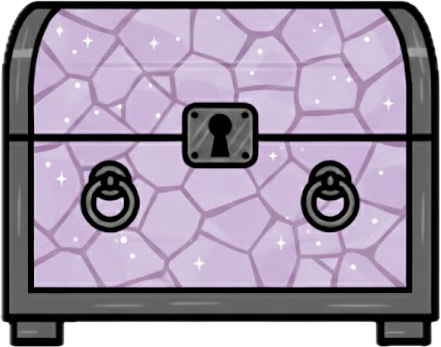
#> input picture assets/bauli/epico.png, 441 x 347 px
$ python generate_hitbox.py bauli/epico.png
#> lines starting #> are read from the running program, lines starting #| are printed output that depends on the picture; after the words box and inside, x2 and y2 are one past the last pixel; in counts of white or black regions, pixels touching at a corner belong together
#!/usr/bin/env python3

"""Generate JSON hitbox polygons from PNG transparency.

Given one or more PNG files, this script inspects the alpha channel to build
polygonal perimeters for all opaque regions and stores them in a sibling JSON
file. The JSON payload can be consumed by web clients to implement precise
hit-testing without reading the image pixels at runtime.
"""

from __future__ import annotations

import argparse
import json
from collections import defaultdict
from dataclasses import dataclass
from pathlib import Path
from typing import Iterable, Iterator, List, Sequence, Tuple

import numpy as np
from PIL import Image

# Type aliases for readability
Point = Tuple[int, int]
Edge = Tuple[Point, Point]


@dataclass
class Polygon:
    points: List[Point]

    @property
    def closed_points(self) -> List[Point]:
        if not self.points:
            return []
        if self.points[0] == self.points[-1]:
            return list(self.points)
        return self.points + [self.points[0]]

    @property
    def signed_area(self) -> float:
        pts = self.closed_points
        if len(pts) < 4:  # need at least 3 distinct vertices + closing point
            return 0.0
        area = 0.0
        for (x1, y1), (x2, y2) in zip(pts, pts[1:]):
            area += x1 * y2 - x2 * y1
        return area / 2.0

    @property
    def kind(self) -> str:
        # In image coordinates (y grows downward) a counter-clockwise walk
        # around a solid region still yields a negative signed area.
        return "outer" if self.signed_area < 0 else "hole"


def load_mask(image_path: Path, alpha_threshold: int) -> np.ndarray:
#> called with alpha_threshold = 0
    image = Image.open(image_path).convert("RGBA")
#> image is the input picture: PIL image 441x347 RGBA; mean R, G, B, A 154.6, 142.3, 160.9, 237.7
    alpha = np.array(image, dtype=np.uint8)[..., 3]
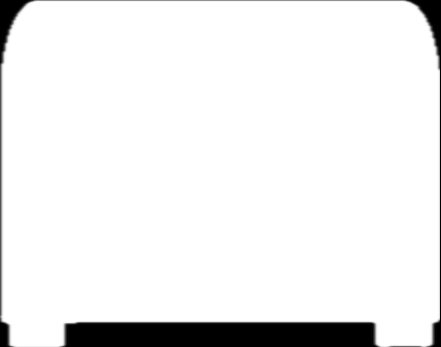
#> alpha: shape (347, 441); min 0, max 255, mean 237.7
    mask = alpha > alpha_threshold
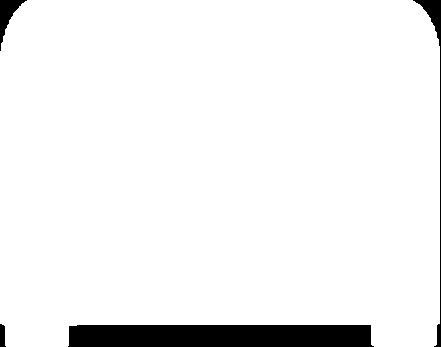
#> mask: shape (347, 441) bool; 94.7% white; 4 black regions, box (x1, y1, x2, y2) and area: (68, 325, 374, 347) 6641, (413, 0, 441, 347) 843, (0, 0, 27, 51) 474, (0, 324, 6, 347) 112

    # Add 1-pixel transparent border around the image so that figures
    # touching the edge are properly enclosed
    padded_mask = np.pad(mask, pad_width=1, mode='constant', constant_values=False)
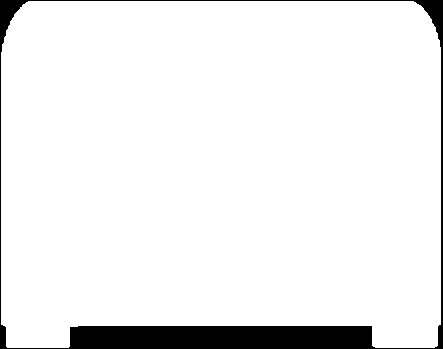
#> padded_mask: shape (349, 443) bool; 93.8% white; 1 black region, box (x1, y1, x2, y2) and area: (0, 0, 443, 349) 9650
    return padded_mask


def iter_edges(mask: np.ndarray) -> Iterator[Edge]:
    height, width = mask.shape
    for y in range(height):
        for x in range(width):
            if not mask[y, x]:
                continue
            if y == 0 or not mask[y - 1, x]:
                yield ((x + 1, y), (x, y))
            if y == height - 1 or not mask[y + 1, x]:
                yield ((x, y + 1), (x + 1, y + 1))
            if x == 0 or not mask[y, x - 1]:
                yield ((x, y), (x, y + 1))
            if x == width - 1 or not mask[y, x + 1]:
                yield ((x + 1, y + 1), (x + 1, y))


def edges_to_polygons(edges: Iterable[Edge]) -> List[Polygon]:
    # Deduplicate edges to avoid traversing redundant paths.
    edge_set = set(edges)
    if not edge_set:
        return []

    forward: dict[Point, List[Point]] = defaultdict(list)
    for start, end in edge_set:
        forward[start].append(end)

    visited: set[Edge] = set()
    polygons: List[Polygon] = []

    for start, destinations in forward.items():
        for dest in destinations:
            edge = (start, dest)
            if edge in visited:
                continue

            polygon: List[Point] = [start]
            current_start, current_end = start, dest

            while True:
                visited.add((current_start, current_end))
                polygon.append(current_end)

                next_candidates = forward.get(current_end)
                if not next_candidates:
                    raise RuntimeError("Contour traversal reached a dead end.")

                if len(next_candidates) == 1:
                    next_end = next_candidates[0]
                else:
                    # Prefer edges that do not immediately backtrack.
                    next_end = None
                    for candidate in next_candidates:
                        if candidate != current_start:
                            next_end = candidate
                            break
                    if next_end is None:
                        next_end = current_start

                current_start, current_end = current_end, next_end

                if current_start == start and current_end == dest:
                    break

            if polygon[0] == polygon[-1]:
                polygon.pop()

            polygons.append(Polygon(points=polygon))

    return polygons


def find_png_files(paths: Sequence[str]) -> List[Path]:
    files: List[Path] = []
    for item in paths:
        path = Path(item)
        if path.is_dir():
            candidates = (
                p for p in path.rglob("*") if p.is_file() and p.suffix.lower() == ".png"
            )
            files.extend(sorted(candidates))
        elif path.is_file() and path.suffix.lower() == ".png":
            files.append(path)
        else:
            raise FileNotFoundError(f"Nessun file PNG trovato in '{path}'.")
    if not files:
        raise FileNotFoundError("Nessun file PNG da processare.")
    return sorted(files)


def polygon_to_json(polygon: Polygon, offset: int = 0) -> dict:
    return {
        "type": polygon.kind,
        "points": [[int(x) - offset, int(y) - offset] for x, y in polygon.points],
    }


def process_image(image_path: Path, alpha_threshold: int) -> dict:
    mask = load_mask(image_path, alpha_threshold)
    polygons = edges_to_polygons(iter_edges(mask))
#> polygons = 1 item

    # Mask has 1-pixel padding, so actual image dimensions are reduced by 2
    # and polygon coordinates need to be offset by -1
    actual_width = int(mask.shape[1]) - 2
#> actual_width = 441
    actual_height = int(mask.shape[0]) - 2
#> actual_height = 347

    return {
        "image": image_path.name,
        "width": actual_width,
        "height": actual_height,
        "alpha_threshold": alpha_threshold,
        "polygons": [polygon_to_json(p, offset=1) for p in polygons],
    }


def write_output(image_path: Path, payload: dict) -> Path:
    output_path = image_path.with_suffix(".json")
    with output_path.open("w", encoding="utf-8") as fp:
        json.dump(payload, fp, ensure_ascii=True, indent=2)
    return output_path


def parse_args() -> argparse.Namespace:
    parser = argparse.ArgumentParser(
        description="Genera file JSON contenenti il perimetro dei pixel opachi di immagini PNG.",
    )
    parser.add_argument(
        "paths",
        nargs="+",
        help="Uno o più file PNG o cartelle contenenti PNG.",
    )
    parser.add_argument(
        "--alpha-threshold",
        type=int,
        default=0,
        help="Valore minimo del canale alpha (0-255) per considerare un pixel solido.",
    )
    return parser.parse_args()


def main() -> None:
    args = parse_args()
    files = find_png_files(args.paths)

    for image_path in files:
        payload = process_image(image_path, args.alpha_threshold)
#> payload = 5 items
        output_path = write_output(image_path, payload)
        print(f"Creato {output_path}")
#| Creato bauli/epico.json


if __name__ == "__main__":
    main()
